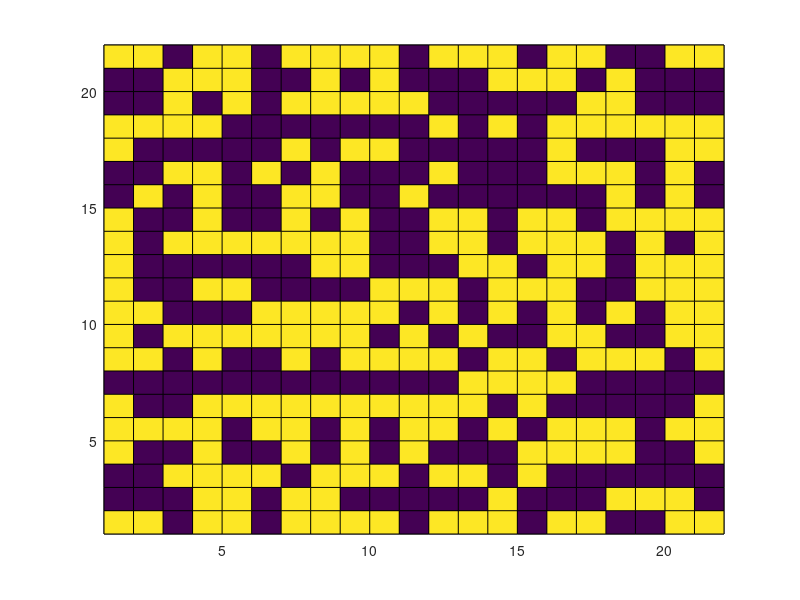
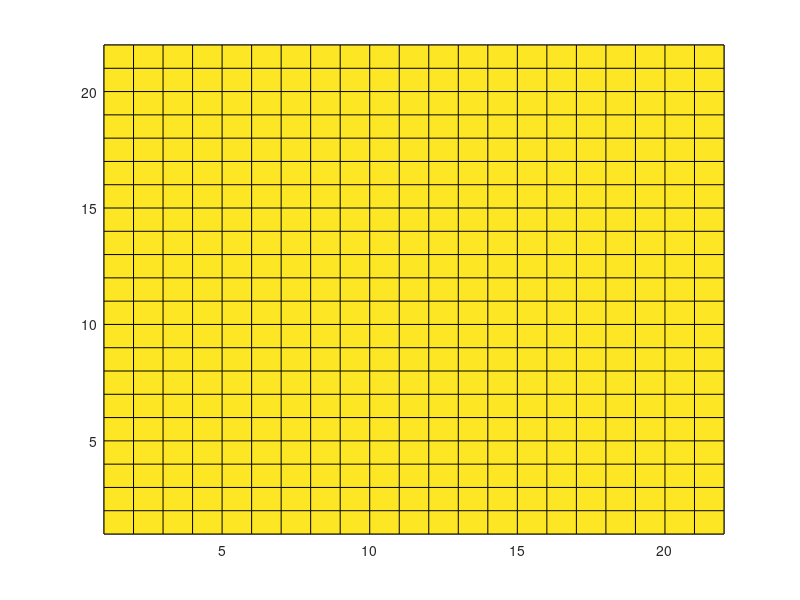
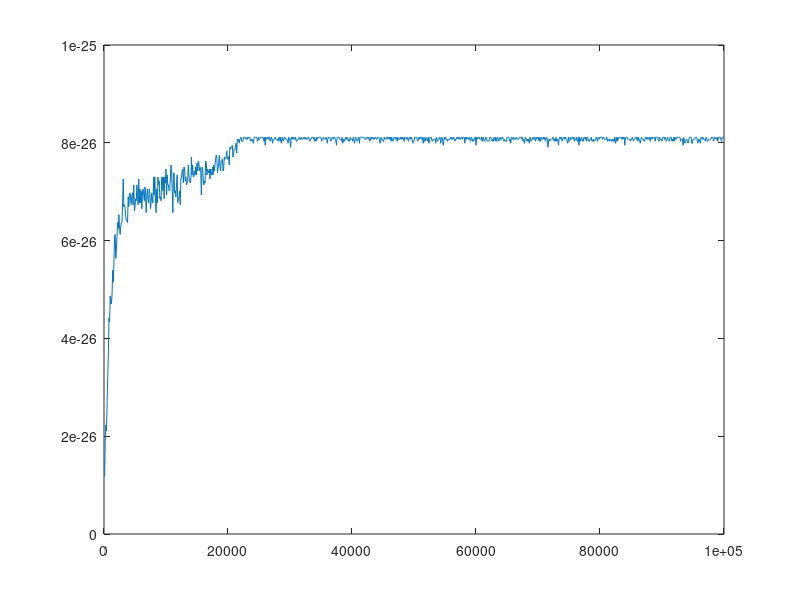

These charts were generated, in order, by the following MATLAB code:
clear all, close all, clc
% Imposto il seed della matrice: genero sempre la stessa matrice casuale
s=rng;
A=rand(22,22);

rng(s);
% % Matrice su cui applico Montecarlo
MC=rand(22,22);

% Cambio i valori nella matrice in 1 e -1
for i=1:22
    for j=1:22
    if MC(i,j)<0.5
        MC(i,j)=-1;
    elseif MC(i,j)>=0.5
        MC(i,j)=1;
    end
    end
end

% Impongo che il contorno della matrice sia equivalente alla  riga opposta
% della matrice 20x20
MC(1,:)=MC(21,:);
MC(22,:)=MC(2,:);
MC(:,1)=MC(:,21);
MC(:,22)=MC(:,2);


format short
%disp('Matrice random per Montecarlo: '), disp(MC)
figure
pcolor(MC)

% Controllo che l'uguglianza dei bordi
%disp('Si verifica uguaglianza tra i vettori limite della matrice');
%disp('1: '), disp(MC(1,:)), disp(MC(21,:));
%disp('2: '), disp(MC(22,:)), disp(MC(2,:));
%disp('3: '), disp(MC(:,1)), disp(MC(:,21));
%disp('4: '), disp(MC(:,22)), disp(MC(:,2));


%% MONTECARLO
Kb = 1.38064852e-23;
Tr = 1;
T=600;
beta = 1/(T*Kb);


iterations = 100000;
interval = 100;

count=0;
index = 0;
vCount = zeros(1,interval);
vMeans =zeros(1,ceil(iterations/interval));
indexvec=zeros(1,ceil(iterations/interval));


for k=1:iterations
  
        % Generate a random couple ij to change in the matrix
        a=randi([1 21]); % x
        b=randi([1 21]); % y
        MC(a,b)=MC(a,b)*-1;
        %controls that the index are not out of boundary
        x_previous = a - 1;
        if x_previous < 1
            x_previous = 22;
        end

        x_next = a + 1;
        if x_next > 22
            x_next = 1;
        end

        y_previous = b - 1;
        if y_previous < 1
            y_previous = 22;
        end

        y_next = b + 1;
        if y_next > 22
            y_next = 1;
        end
        %Calculate the energy of the change as function of Tr
        DeltaEv=-2*1/2.269*Tr/T*Kb*(MC(a,b)*MC(a,y_next)+MC(a,b)*MC(a,y_previous)+MC(a,b)*MC(x_next,b)+MC(a,b)*MC(x_previous,b));
        
        
        if DeltaEv <= 0
            MC(a,b)=MC(a,b);
        else 
            if exp(DeltaEv*-beta)>= rand([0 1])
                MC(a,b)=MC(a,b);
            else
                MC(a,b)=MC(a,b)*-1;
                
                copy = 0;
                to_a = a;
                to_b = b;
                if a < 3
                    copy = 1;
                    to_a = a + 20;
                elseif a > 20
                    copy = 1;
                    to_a = a - 20;
                end
                if b < 3
                    copy = 1;
                    to_b = b + 20;
                elseif b > 20
                    copy = 1;
                    to_b = b - 20;
                end
                if copy == 1
                   MC(to_a,to_b) = MC(a,b); 
                end
            end
        end
    
   % Store the mean of DeltaEv for every [interval] iterations.
   
   count = count + 1;
   vCount(count) = DeltaEv;
   
   if count >= interval
       count = 0;
       
       index = index + 1;
       indexvec(index) = k;
       vMeans(index) = mean(vCount);
   end
 
end

% Store remaining stuff.
if count > 0
    index = index + 1
    indexvec(index) = iterations; % or does k remain?
    vMeans(index) = mean(vCount);
end

figure
pcolor(MC)
figure
plot(indexvec,vMeans)
disp(vMeans)

    
    
